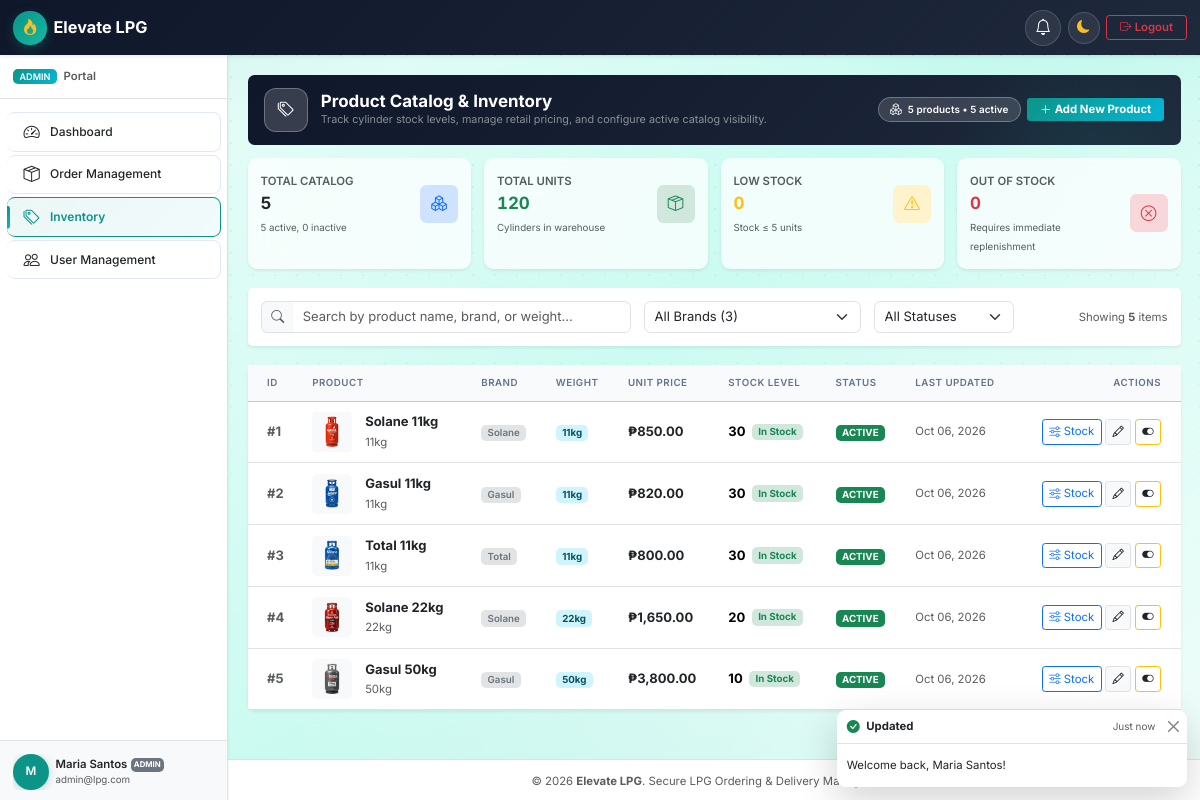
The app's page /pages/admin/inventory.php (signed in) with its own data.
### tables this page shows
CREATE TABLE `products` (
  `id` int(11) NOT NULL AUTO_INCREMENT,
  `name` varchar(255) NOT NULL,
  `brand` varchar(255) NOT NULL,
  `weight` varchar(50) NOT NULL,
  `price` decimal(10,2) NOT NULL,
  `stock` int(10) unsigned NOT NULL DEFAULT 0,
  `image_url` varchar(500) DEFAULT NULL,
  `status` enum('active','inactive') NOT NULL DEFAULT 'active',
  `created_at` timestamp NOT NULL DEFAULT current_timestamp(),
  `updated_at` timestamp NOT NULL DEFAULT current_timestamp() ON UPDATE current_timestamp(),
  PRIMARY KEY (`id`),
  KEY `idx_brand` (`brand`),
  KEY `idx_status` (`status`)
);

### pages/admin/inventory.php (the view, shortened to what the rows shown need)
<?php
require_once __DIR__ . '/../../includes/helpers.php';
require_once __DIR__ . '/../../classes/Product.php';
$db = Database::connect();
$productModel = new Product($db);
$products = $productModel->getAll();
require_once __DIR__ . '/../../templates/header.php';
?>
<div class="container-fluid px-0" id="adminInventoryContainer">
    <div class="card border-0 shadow-sm rounded-3" data-aos="fade-up">
        <div class="card-body p-0">
            <?php if (empty($products)): ?>
                <div class="text-center py-5 px-3">
                    <div class="mb-3 text-muted">
                        <i class="bi bi-tags fs-1 opacity-50"></i>
                    </div>
                    <h5 class="fw-bold">No products in inventory</h5>
                    <p class="text-muted small mb-3">Add your first LPG cylinder product to start selling.</p>
                    <button type="button" class="btn btn-primary btn-sm px-4" data-bs-toggle="modal" data-bs-target="#addProductModal">
                        <i class="bi bi-plus-lg me-1"></i>Add Product
                    </button>
                </div>
            <?php else: ?>
                <div class="table-responsive">
                    <table class="table table-hover align-middle mb-0" id="adminInventoryTable">
                        <thead class="table-light">
                            <tr>
                                <th class="ps-4">ID</th>
                                <th>Product</th>
                                <th>Brand</th>
                                <th>Weight</th>
                                <th>Unit Price</th>
                                <th>Stock Level</th>
                                <th>Status</th>
                                <th>Last Updated</th>
                                <th class="text-end pe-4">Actions</th>
                            </tr>
                        </thead>
                        <tbody>
                            <?php foreach ($products as $prod): ?>
                                <?php
                                $pId = (int)$prod['id'];
                                $pStock = (int)$prod['stock'];
                                $pPrice = (float)$prod['price'];
                                $pStatus = (string)$prod['status'];
                                $isActive = ($pStatus === 'active');
                                ?>
                                <tr class="admin-inventory-row"
                                    data-id="<?= $pId ?>"
                                    data-name="<?= e($prod['name']) ?>"
                                    data-brand="<?= e($prod['brand']) ?>"
                                    data-weight="<?= e($prod['weight']) ?>"
                                    data-price="<?= $pPrice ?>"
                                    data-stock="<?= $pStock ?>"
                                    data-image="<?= e($prod['image_url'] ?? '') ?>"
                                    data-status="<?= e($pStatus) ?>">
                                    <td class="ps-4 fw-bold text-muted">#<?= $pId ?></td>
                                    <td>
                                        <div class="d-flex align-items-center gap-3">
                                            <div class="app-product-icon p-1 bg-light rounded text-center flex-shrink-0 overflow-hidden" style="width: 40px; height: 40px;">
                                                <?php if (!empty($prod['image_url']) && is_file(dirname(__DIR__, 2) . '/' . ltrim($prod['image_url'], '/'))): ?>
                                                    <img src="<?= e(asset($prod['image_url'])) ?>" alt="<?= e($prod['name']) ?>" class="rounded" style="width: 100%; height: 100%; object-fit: cover;">
                                                <?php else: ?>
                                                    <i class="bi bi-fire text-warning fs-5"></i>
                                                <?php endif; ?>
                                            </div>
                                            <div>
                                                <div class="fw-bold text-dark"><?= e($prod['name']) ?></div>
                                                <small class="text-muted"><?= e($prod['weight']) ?></small>
                                            </div>
                                        </div>
                                    </td>
                                    <td>
                                        <span class="badge bg-secondary-subtle text-secondary fw-semibold"><?= e($prod['brand']) ?></span>
                                    </td>
                                    <td>
                                        <span class="badge bg-info-subtle text-info-emphasis"><?= e($prod['weight']) ?></span>
                                    </td>
                                    <td class="fw-bold text-dark">
                                        <?= e(format_currency($pPrice)) ?>
                                    </td>
                                    <td>
                                        <div class="d-flex align-items-center gap-2">
                                            <span class="fw-bold fs-6"><?= $pStock ?></span>
                                            <?php if ($pStock === 0): ?>
                                                <span class="badge bg-danger">Out of Stock</span>
                                            <?php elseif ($pStock <= 5): ?>
                                                <span class="badge bg-warning text-dark">Low Stock</span>
                                            <?php else: ?>
                                                <span class="badge bg-success-subtle text-success">In Stock</span>
                                            <?php endif; ?>
                                        </div>
                                    </td>
                                    <td>
                                        <span class="badge <?= $isActive ? 'bg-success' : 'bg-secondary' ?> text-uppercase px-2 py-1">
                                            <?= e($pStatus) ?>
                                        </span>
                                    </td>
                                    <td class="text-muted small">
                                        <?= e(format_date($prod['updated_at'], 'M d, Y')) ?>
                                    </td>
                                    <td class="text-end pe-4">
                                        <div class="d-inline-flex gap-1">
                                            <button type="button"
                                                    class="btn btn-outline-primary btn-sm p-1 px-2 btn-open-stock-modal"
                                                    data-id="<?= $pId ?>"
                                                    data-name="<?= e($prod['name']) ?>"
                                                    data-stock="<?= $pStock ?>"
                                                    data-price="<?= $pPrice ?>"
                                                    title="Quick Adjust Stock & Price">
                                                <i class="bi bi-sliders"></i> Stock
                                            </button>
                                            <button type="button"
                                                    class="btn btn-light btn-sm p-1 px-2 border btn-open-edit-modal"
                                                    data-id="<?= $pId ?>"
                                                    data-name="<?= e($prod['name']) ?>"
                                                    data-brand="<?= e($prod['brand']) ?>"
                                                    data-weight="<?= e($prod['weight']) ?>"
                                                    data-price="<?= $pPrice ?>"
                                                    data-stock="<?= $pStock ?>"
                                                    data-image="<?= e($prod['image_url'] ?? '') ?>"
                                                    data-status="<?= e($pStatus) ?>"
                                                    title="Edit Product Details">
                                                <i class="bi bi-pencil"></i>
                                            </button>
                                            <form action="<?= url('pages/admin/inventory.php') ?>" method="POST" class="d-inline">
                                                <button type="submit"
                                                        class="btn btn-sm p-1 px-2 <?= $isActive ? 'btn-outline-warning text-dark' : 'btn-outline-success' ?>"
                                                        title="<?= $isActive ? 'Deactivate Product' : 'Activate Product' ?>"
                                                        data-confirm="<?= $isActive ? 'Deactivate ' . e($prod['name']) . '? It will be hidden from customer ordering.' : 'Activate ' . e($prod['name']) . '? It will be available for customers to order.' ?>"
                                                        data-confirm-title="<?= $isActive ? 'Deactivate Product' : 'Activate Product' ?>"
                                                        data-confirm-icon="bi-toggle-<?= $isActive ? 'off' : 'on' ?>"
                                                        data-confirm-btn-class="<?= $isActive ? 'btn-warning' : 'btn-success' ?>">
                                                    <i class="bi <?= $isActive ? 'bi-toggle-on' : 'bi-toggle-off' ?>"></i>
                                                </button>
                                            </form>
                                        </div>
                                    </td>
                                </tr>
                            <?php endforeach; ?>
                        </tbody>
                    </table>
                </div>
            <?php endif; ?>
        </div>
    </div>
</div>
<?php
require_once __DIR__ . '/../../templates/footer.php';
?>

### records on screen
products: id "1", image_url (picture), name "Solane 11kg", weight "11kg", brand "Solane", price "₱850.00", stock "30", shows "In Stock", status "ACTIVE", updated_at "Oct 06, 2026"
products: id "2", image_url (picture), name "Gasul 11kg", weight "11kg", brand "Gasul", price "₱820.00", stock "30", shows "In Stock", status "ACTIVE", updated_at "Oct 06, 2026"
products: id "3", image_url (picture), name "Total 11kg", weight "11kg", brand "Total", price "₱800.00", stock "30", shows "In Stock", status "ACTIVE", updated_at "Oct 06, 2026"
products: id "4", image_url (picture), name "Solane 22kg", weight "22kg", brand "Solane", price "₱1,650.00", stock "20", shows "In Stock", status "ACTIVE", updated_at "Oct 06, 2026"
products: id "5", image_url (picture), name "Gasul 50kg", weight "50kg", brand "Gasul", price "₱3,800.00", stock "10", shows "In Stock", status "ACTIVE", updated_at "Oct 06, 2026"

### other values on screen
$appName "Elevate LPG"
$role "ADMIN"
$item['label'] "Dashboard"
$item['label'] "Order Management"
$item['label'] "Inventory"
$item['label'] "User Management"
$initial "M"
$userName "Maria Santos"
$userEmail "admin@lpg.com"
$totalProducts "5"
$activeCount "5"
$inactiveCount "0"
$totalUnitsInStock "120"
$lowStockCount "0"
$outOfStockCount "0"
